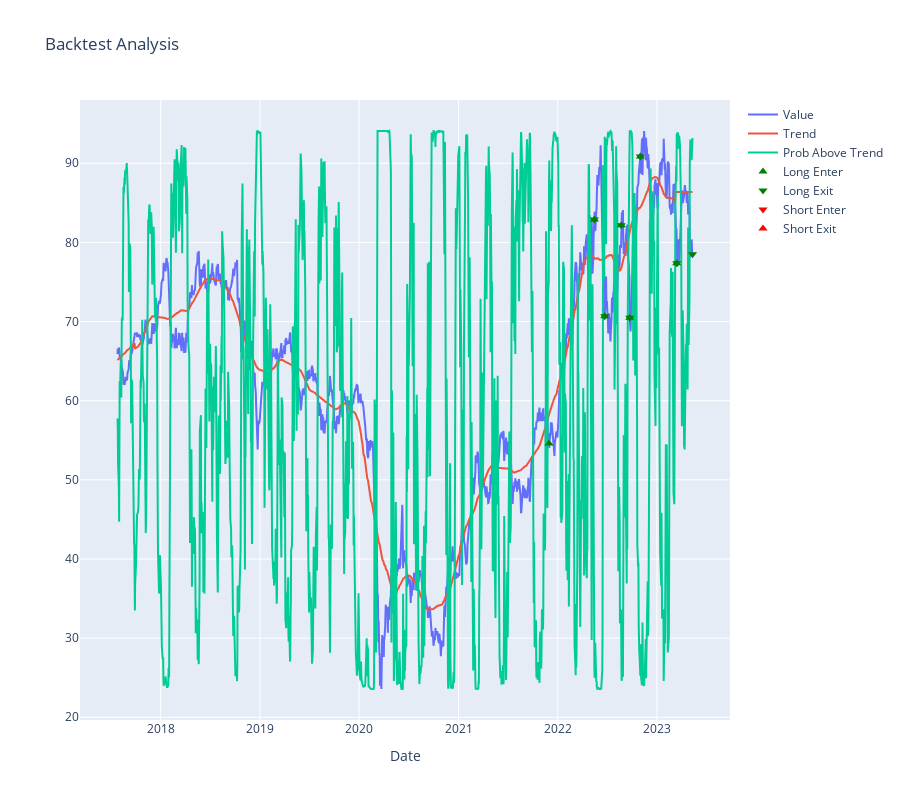

The cell this chart's notebook holds for it:
### Code cell
import matplotlib.pyplot as plt
import seaborn as sns
import pandas as pd
import yfinance as yf
from machine_learning_finance import analyze_trades, calc_probabilties_without_lookahead,plot_backtest_analysis
from plotly.offline import init_notebook_mode
init_notebook_mode(connected=True)
windows = [300, 600, 900, 1500]

# todo because the inverse strategy is long and long inverse it doesn't render correctl
# we should hack to render as short or render a second time series
file = "../backtests/backtest_inverse_XLE_365_h0.9_l0.1.csv"
symbol = "XLE"
period = 365 * 2
pd.options.display.max_rows = None


def plot_win_loss(file, symbol, period):
    ledger = pd.read_csv(file)
    metrics = analyze_trades(ledger, symbol, period)

    # Set the style for the plots
    sns.set(style='whitegrid')

    # Display metrics as text
    print("Text Metrics:")
    for key, value in metrics.items():
        if key not in ['profit_stats', 'loss_stats']:
            print(f"{key}: {value}")

    # Create a bar plot for profit and loss stats
    profit_stats, loss_stats = metrics['profit_stats'], metrics['loss_stats']
    profit_loss_df = pd.DataFrame([profit_stats, loss_stats], columns=['min', 'max', 'mean', 'median', 'std'], index=['profit', 'loss'])

    plt.figure(figsize=(12, 6))
    ax = sns.barplot(data=profit_loss_df.transpose(), palette='muted')
    ax.set_title('Profit and Loss Statistics')
    ax.set_ylabel('Value')

    # Show the plot
    plt.show()

def analyze_and_graph(file, symbol, period):
    ledger = pd.read_csv(file)
    ticker_obj = yf.download(tickers=symbol)
    df = pd.DataFrame(ticker_obj)
    hist_df = df.head(len(df)-period)
    hist_df = hist_df.tail(period*4)
    df = df.tail(period)
    df = calc_probabilties_without_lookahead(df, hist_df)
    plot_backtest_analysis(df, ledger)

    return ledger, df


ledger, df = analyze_and_graph(file, "XLE", 365*4)    
plot_win_loss(file, "XLE", 365*4)
ledger

### Figure 1 — Plotly figure (JSON) as saved in the notebook; plotly's stock layout.template omitted (floating-point values rounded to 4 significant figures; data arrays with more than 128 entries replaced by an {"elided": "..."} marker saying what was removed)
{"data": [{"mode": "lines", "name": "Value", "type": "scatter", "x": {"elided": "1460 str values"}, "y": {"elided": "1460 float values"}}, {"mode": "lines", "name": "Trend", "type": "scatter", "x": {"elided": "1460 str values"}, "y": {"elided": "1460 float values"}}, {"mode": "lines", "name": "Prob Above Trend", "type": "scatter", "x": {"elided": "1460 str values"}, "y": {"elided": "1460 float values"}}, {"marker": {"color": "green", "size": 8, "symbol": "triangle-up"}, "mode": "markers", "name": "Long Enter", "type": "scatter", "x": {"elided": "1460 str values"}, "y": {"elided": "1460 float values"}}, {"marker": {"color": "green", "size": 8, "symbol": "triangle-down"}, "mode": "markers", "name": "Long Exit", "type": "scatter", "x": {"elided": "1460 str values"}, "y": {"elided": "1460 float values"}}, {"marker": {"color": "red", "size": 8, "symbol": "triangle-down"}, "mode": "markers", "name": "Short Enter", "type": "scatter", "x": {"elided": "1460 str values"}, "y": {"elided": "1460 null values"}}, {"marker": {"color": "red", "size": 8, "symbol": "triangle-up"}, "mode": "markers", "name": "Short Exit", "type": "scatter", "x": {"elided": "1460 str values"}, "y": {"elided": "1460 null values"}}], "layout": {"height": 800, "title": {"text": "Backtest Analysis"}, "xaxis": {"title": {"text": "Date"}}}}
